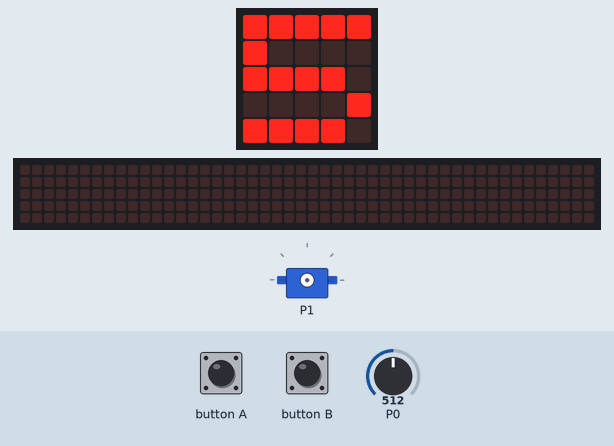
Bench run of a program on a simulated BBC micro:bit (MakeCode). On the bench: the board's 5×5 LED display, servo, a strip that is not on the board, showing the scrolling text unrolled. The inputs (shaded band) are chosen by the test bench; at power-on: P0 = 512 (analog values on the 0–1023 scale). The 48×5 strip is a reading aid, not a part: it shows the text the display is scrolling, unrolled, one strip-width of it at a time.

Above: at 1.2 s.
1.3 s: P0 set to 935
At 6.9 s:
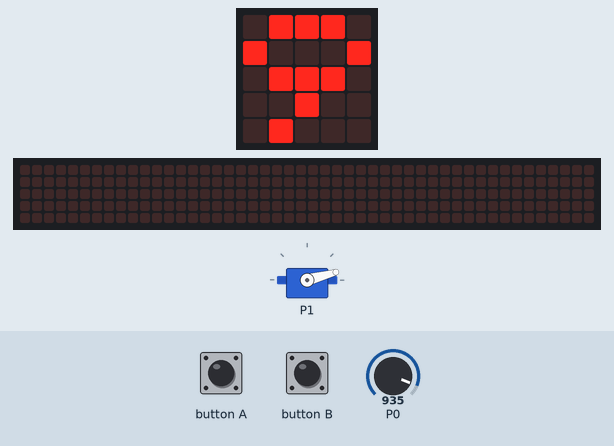
12.8 s: P0 set to 960
At 19.78 s:
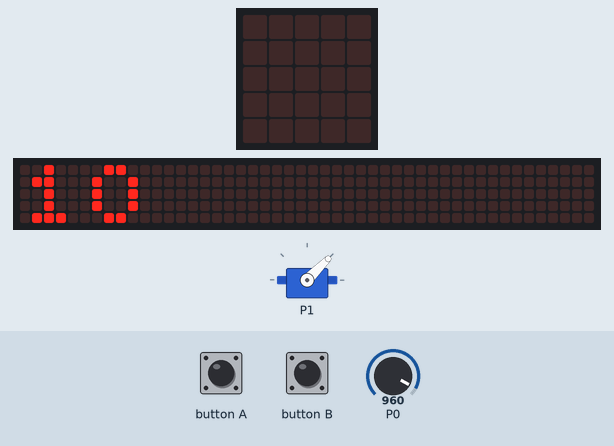
19.8 s: button A pressed for 0.15 s
At 25.18 s:
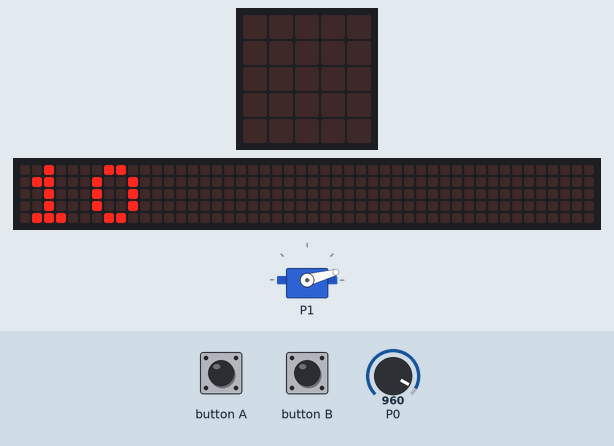
27.5 s: button A pressed for 0.15 s
Timing chart, 0 to 57.4 s (numbered marks = the images above; inputs shaded):
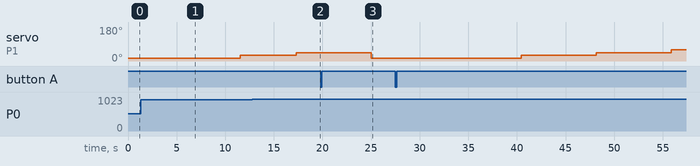

The program:

main.ts
```typescript
input.onButtonPressed(Button.A, function () {
    winkel = 0
})
input.onButtonPressed(Button.B, function () {
    winkel = 180
})
let winkel = 0
winkel = 0
let add = 15
basic.forever(function () {
    basic.showNumber(Math.round(pins.analogReadPin(AnalogPin.P0) / 100))
    basic.pause(5000)
    winkel += add
    pins.servoWritePin(AnalogPin.P1, winkel)
    if (winkel > 150) {
        add = -1 * add
    }
    if (winkel < 15) {
        add = -1 * add
    }
})
```

test.ts
```typescript
// Hier kann man Tests durchführen; diese Datei wird nicht kompiliert, wenn dieses Paket als Erweiterung verwendet wird.
```

Measured:
- the behaviour switches between 949 and 950 on P0 (found by bisection; images 1 and 2)
- after the input at 1.3 s, the display: changes after 4.5 s (image 1)
- after the input at 12.8 s, the display: first changes after 4.5 s (image 2 shows a later state)
- after the input at 19.8 s, servo on P1: 45° → 15° after 5.2 s
